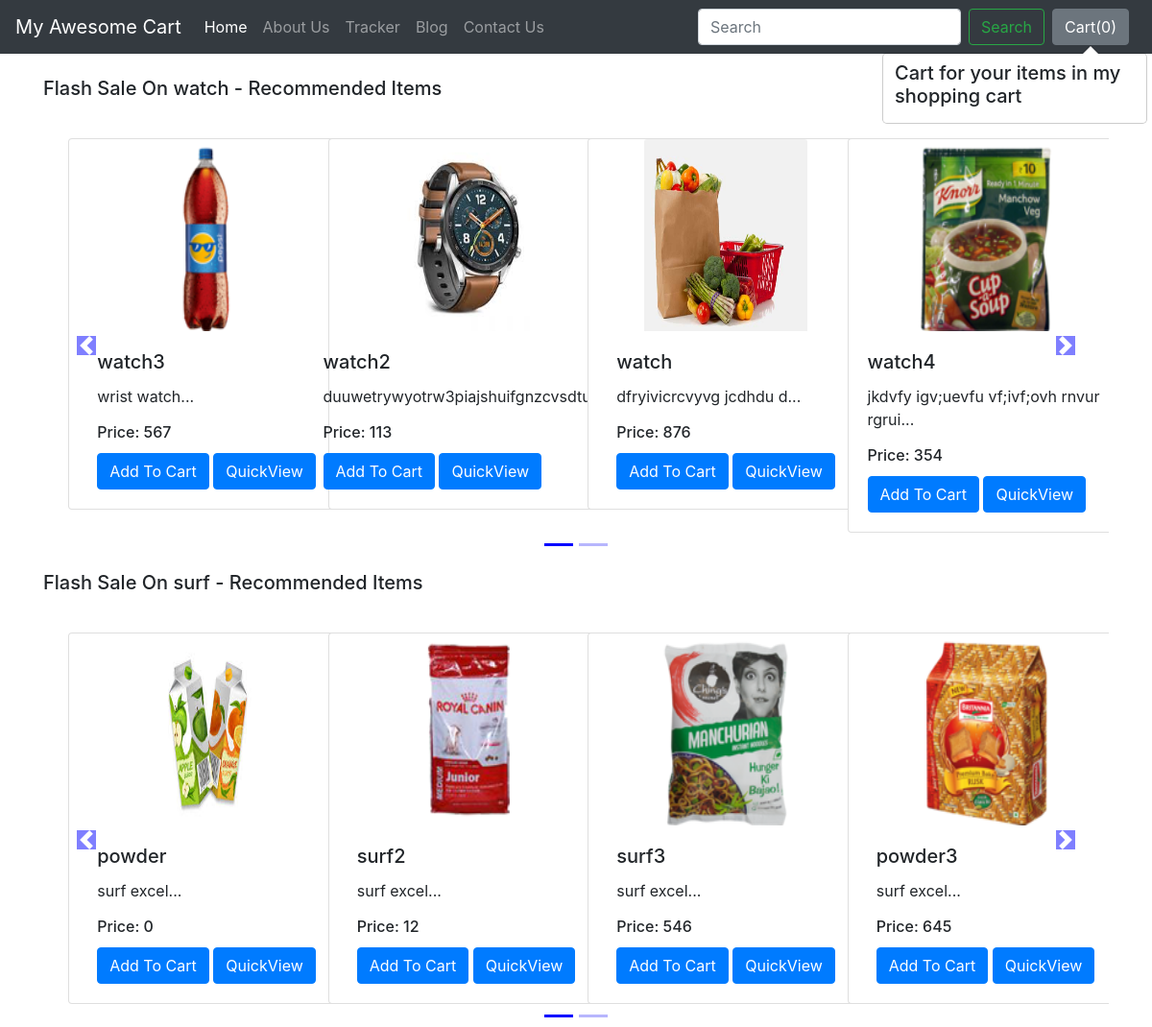
The app's page /shop/ with its own data.
### shop/models.py (models this page shows, shortened)
class Product(models.Model):
    product_id = models.AutoField
    product_name = models.CharField(max_length=50)
    category = models.CharField(max_length=50, default="")
    subcategory = models.CharField(max_length=50, default="")
    price = models.IntegerField(default=0)
    desc = models.CharField(max_length=300)
    pub_date = models.DateField()
    image = models.ImageField(upload_to='shop/images', default="")

### shop/views.py (the view)
# urls.py: path("", views.index, name="blogHome"),
def index(request):
    allProds = []
    catprods = Product.objects.values('category', 'id')
    cats = {item['category'] for item in catprods}
    for cat in cats:
        prod = Product.objects.filter(category=cat)
        n = len(prod)
        nSlides = n // 4 + ceil((n / 4) - (n // 4))
        allProds.append([prod, range(1, nSlides), nSlides])
    params = {'allProds':allProds}
    return render(request, 'shop/index.html', params)

### shop/templates/shop/index.html (shortened to what this page needs)
{% extends 'shop/basic.html' %}
{% block body %}
{% load static %}
<div class="container">
    {% for product, range, nSlides in allProds %}
    <h5 class="my-4">Flash Sale On {{product.0.category}} - Recommended Items</h5>
    <div class="row">
        <div id="demo{{forloop.counter}}" class="col carousel slide my-3" data-ride="carousel">
            <ul class="carousel-indicators">
                <li data-target="#demo{{forloop.counter}}" data-slide-to="0" class="active"></li>
                {% for i in range %}
                <li data-target="#demo{{forloop.parentloop.counter}}" data-slide-to="{{i}}"></li>
                {% endfor %}
            </ul>
            <div class="container carousel-inner no-padding">
                <div class="carousel-item active">
                    {% for i in product %}
                    <div class="col-xs-3 col-sm-3 col-md-3">
                        <div class="card align-items-center" style="width: 18rem;">
                            <img src='/media/{{i.image}}' class="card-img-top" alt="...">
                            <div class="card-body">
                                <h5 class="card-title" id="namepr{{i.id}}">{{i.product_name}}</h5>
                                <p class="card-text">{{i.desc|slice:"0:53"}}...</p>
                                <h6 class="card-title" >Price: <span id="pricepr{{i.id}}">{{i.price}}</span></h6>
                                <span id="divpr{{i.id}}" class="divpr">
                                    <button id="pr{{i.id}}" class="btn btn-primary cart">Add To Cart</button>
                                </span>
                                <a href="/shop/products/{{i.id}}"><button id="qv{{i.id}}" class="btn btn-primary cart">QuickView</button></a>
                            </div>
                        </div>
                    </div>
                    {% if forloop.counter|divisibleby:4 and forloop.counter > 0 and not forloop.last %}
                </div>
                    {% endif %}
                    {% endfor %}
            </div>
        </div>
        <a class="carousel-control-prev" href="#demo{{forloop.counter}}" data-slide="prev">
            <span class="carousel-control-prev-icon"></span>
        </a>
        <a class="carousel-control-next" href="#demo{{forloop.counter}}" data-slide="next">
            <span class="carousel-control-next-icon"></span>
        </a>
    </div>
    {% endfor %}
</div>
{% endblock %}

### shop/templates/shop/basic.html (shortened to what this page needs)
<!doctype html>
<html lang="en">
  <head>
    <link rel="stylesheet" href="https://stackpath.bootstrapcdn.com/bootstrap/4.2.1/css/bootstrap.min.css">
  </head>
  <body>
    <nav class="navbar navbar-expand-lg navbar-dark bg-dark">
  <a class="navbar-brand" href="/shop">My Awesome Cart</a>
  <div class="collapse navbar-collapse" id="navbarSupportedContent">
    <ul class="navbar-nav mr-auto">
      <li class="nav-item active">
        <a class="nav-link" href="/shop">Home <span class="sr-only">(current)</span></a>
      </li>
      <li class="nav-item">
        <a class="nav-link" href="/shop/about">About Us</a>
      </li>
      <li class="nav-item">
        <a class="nav-link" href="/shop/tracker">Tracker</a>
      </li>
      <li class="nav-item">
        <a class="nav-link" href="/blog">Blog</a>
      </li>
       <li class="nav-item">
        <a class="nav-link" href="/shop/contact">Contact Us</a>
      </li>
    </ul>
    <form method='get' action='/shop/search/' class="form-inline my-2 my-lg-0">
      <input class="form-control mr-sm-2" type="search" placeholder="Search" aria-label="Search" name="search" id="search">
      <button class="btn btn-outline-success my-2 my-sm-0" type="submit">Search</button>
    </form>
    <button type="button" class="btn btn-secondary mx-2" id="popcart" data-container="body" data-toggle="popover" data-placement="bottom" data-html="true" data-content="Vivamus
sagittis lacus vel augue laoreet rutrum faucibus.">
  Cart(<span id="cart">0</span>)
</button>
  </div>
</nav>
  {% block body %} {% endblock %}
  </body>
</html>

### records on screen
Product: category "watch", image (picture), product_name "watch3", desc "wrist watch", price "567"
Product: image (picture), product_name "watch2", desc "duuwetrywyotrw3piajshuifgnzcvsdtuf", price "113"
Product: image (picture), product_name "watch", desc "dfryivicrcvyvg jcdhdu d", price "876"
Product: image (picture), product_name "watch4", desc "jkdvfy igv;uevfu vf;ivf;ovh rnvur rgrui", price "354"
Product: category "surf", image (picture), product_name "powder", desc "surf excel", price "0"
Product: image (picture), product_name "surf2", desc "surf excel", price "12"
Product: image (picture), product_name "surf3", desc "surf excel", price "546"
Product: image (picture), product_name "powder3", desc "surf excel", price "645"
